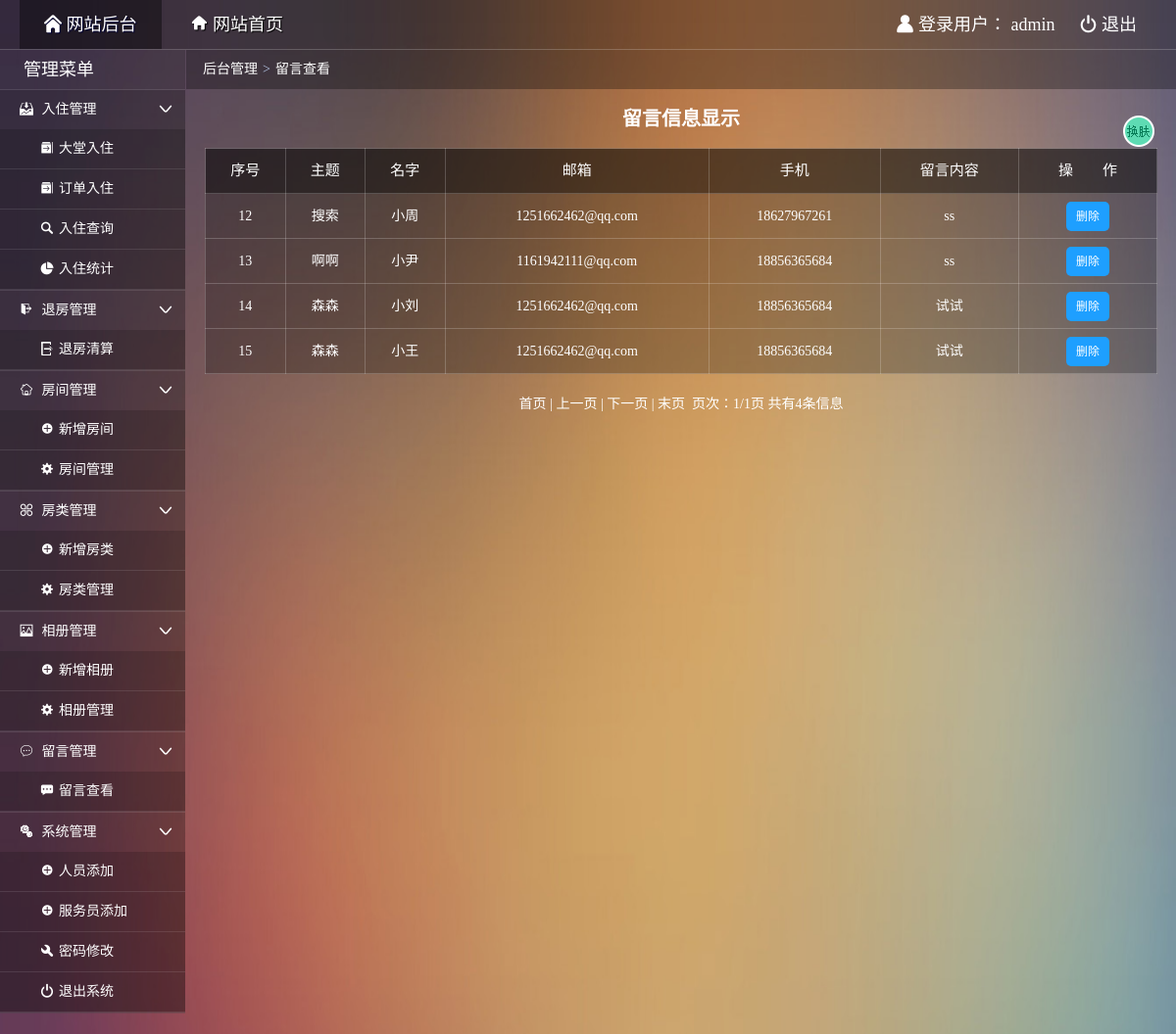
/admin/admin_message.php (signed in), run on the app's committed database.
### tables this page shows
CREATE TABLE IF NOT EXISTS `message` (
  `ms_id` int(4) NOT NULL auto_increment COMMENT '序号',
  `title` varchar(30) NOT NULL COMMENT '主题',
  `name` varchar(10) NOT NULL COMMENT '名字',
  `mailbox` varchar(50) NOT NULL COMMENT '邮箱',
  `phone` char(11) NOT NULL COMMENT '手机',
  `content` varchar(240) NOT NULL COMMENT '留言内容',
  PRIMARY KEY  (`ms_id`)
);

### admin/admin_message.php (the view, shortened to what this page needs)
<!doctype html>
<html>
<head>
  <link rel="stylesheet" type="text/css" href="css/common.css"/>
  <link rel="stylesheet" type="text/css" href="css/main.css"/>
</head>
<body>
  <div class="topbar-wrap white">
    <div class="topbar-inner clearfix">
      <div class="topbar-logo-wrap clearfix">
        <ul class="navbar-list clearfix">
          <li><a class="on" href="admin_index.php"><i class="icon-font">&#xe622;</i> 网站后台</a></li>
          <li><a href="../index.php" target="_blank"><i class="icon-font">&#xe681;</i> 网站首页</a></li>
        </ul>
      </div>
      <div class="top-info-wrap">
        <ul class="top-info-list clearfix">
          <li><i class="icon-font">&#xe607;</i> 登录用户：
            <?php
            if($_SESSION["aname"]){
              echo $_SESSION["aname"];
            }else{
              header("location:index.php");
              exit;
            }
            ?>
            </li>
          <li><a href="admin_logout.php"><i class="icon-font">&#xe638;</i> 退出</a></li>
        </ul>
      </div>
    </div>
  </div>
  <div class="container clearfix">
    <div class="main-wrap">
      <div class="crumb-wrap">
        <div class="crumb-list"><i class="icon-font"></i><a href="admin_index.php">后台管理</a><span class="crumb-step">&gt;</span><span class="crumb-name">留言查看</span></div>
      </div>
      <div class="search-wrap">留言信息显示</div>
      <div class="result-wrap">
        <div class="result-content">
          <table class="result-tab" width="100%">
            <tr>
              <th class="tc">序号</th>
              <th class="tc">主题</th>
              <th class="tc">名字</th>
              <th class="tc">邮箱</th>
              <th class="tc">手机</th>
              <th class="tc">留言内容</th>
              <th class="tc">操&emsp;&emsp;作</th>
            </tr>
            <?php
              require("../dbconnect.php");
              $pagesize = 10;
              $sql = "select * from message";
              $rs=mysqli_query($db_link,$sql);
              $recordcount=mysqli_num_rows($rs);
              $pagecount=($recordcount-1)/$pagesize+1;
              $pagecount=(int)$pagecount;
              $pageno=@$_GET["pageno"];
              if($pageno=="")
              {
                  $pageno=1;
              }
              $startno=($pageno-1)*$pagesize;
              $sql="select * from message order by ms_id asc limit $startno,$pagesize";
              $rs=mysqli_query($db_link,$sql);
              while($rows=mysqli_fetch_assoc($rs))
              {  ?>
                <tr>
                <td class='tc'><?php echo $rows["ms_id"] ?></td>
                <td class='tc'><?php echo $rows["title"] ?></td>
                <td class='tc'><?php echo $rows["name"] ?></td>
                <td class='tc'><?php echo $rows["mailbox"] ?></td>
                <td class='tc'><?php echo $rows["phone"] ?></td>
                <td class='tc'><?php echo $rows["content"] ?></td>
                <td class='tc'>
                <a href='delete.php?msid=<?php echo $rows["ms_id"] ?>'  class='link-update'>删除</a>
                </td>
                </tr>
            <?php } ?>
          </table>
          <div class="list-page">
      <?php
        if($pageno==1)
        {
          if($recordcount>$pagesize){
            echo "首页 | 上一页 | <a href='?pageno=".($pageno+1)."'>下一页</a> | <a href='?pageno=".$pagecount."'>末页</a>";
          }else{
            echo "首页 | 上一页 | 下一页 | 末页";
          }
        }
        echo "&nbsp;&nbsp;页次：".$pageno."/".$pagecount."页&nbsp;共有".$recordcount."条信息";
      ?>
  </div>
        </div>
      </div>
    </div>
  </div>
</body>
</html>

### admin/css/common.css (style rules this page uses)
html { height:100%; }
body { width:100%;font:14px/1.5 '微软雅黑';word-wrap:break-word;word-break:break-all;-webkit-text-size-adjust:none;background-color: #54364a;background-repeat: no-repeat;background-size:100% 200%;color:#fff; }
body,dl,dd,h1,h2,h3,h4,h5,h6,p,form,ul,ol,blockquote { margin:0 }
table { border-collapse:collapse;border-spacing:0 }
em,i,cite,blockquote { font-style:normal }
ul,ol,li { list-style:none outside;padding:0 }
h1,h2,h3,h4,h5,h6 { font-size:100% }
a { color:#fff;text-decoration:none;outline:0 }
.tc { text-align:center; }
.clearfix:after { content:".";display:block;height:0;clear:both;visibility:hidden; }
.clearfix { *height:1%; }
.white,.white a:link,.white a:visited { color:#fff; }
.icon-font { font-family:'iconfont'; speak:none; font-weight:400; font-style:normal; font-variant:normal; text-transform:none; line-height:1; -webkit-font-smoothing:antialiased; }
.topbar-wrap { height:50px;line-height:50px;background:rgba(0, 0, 0, 0.3);border-bottom: 1px solid rgba(255, 255, 255, 0.2); }
.topbar-logo-wrap { float:left; }
.topbar-inner { font-size:18px;padding:0 20px; }
.navbar-list { float:left; }
.top-info-wrap { float:right; }
.navbar-list li { float:left; }
.navbar-list li a { float:left;margin-right:5px;padding:0 25px;text-shadow:1px 1px 1px #000; }
.navbar-list li a.on { color:#fff;text-shadow:1px 1px 1px #003;background:rgba(0,0,0,0.4); }
.top-info-list li { float:left; }
.top-info-list li a { float:left;margin-left:5px;padding:0 20px;display:inline;zoom:1; }
.list-page { padding:20px 0;text-align:center; }

### admin/css/main.css (style rules this page uses)
.sidebar-wrap { float: left;width: 189px;background: rgba(0, 0, 0, 0.20); }
.main-wrap { margin-left: 190px;min-height:100%; }
.sidebar-title { border-bottom: 1px solid rgba(255, 255, 255, 0.1);height: 40px;line-height: 40px;text-indent:1em;font-size: 24px;text-align: left; }
.sidebar-title h1 { font-weight: normal;font-size:18px; }
.sidebar-list li { background-color: rgba(0, 0, 0, 0.1);border-bottom: 1px solid rgba(255, 255, 255, 0.1); }
.sidebar-list li .icon-font { margin-right: 5px;color: #fff;font-size: 14px; }
.sidebar-list li a { padding: 0 15px 0 20px;display: block;color:#fff;height: 40px;line-height: 40px;position: relative; }
.sub-menu { background:rgba(0, 0, 0, 0.15); }
.sub-menu li { padding-left: 21px;background-color: rgba(0, 0, 0, 0.01);border-bottom: 1px solid rgba(255, 255, 255, 0.1); }
.sub-menu .icon-font { font-size: 11px; }
.crumb-wrap { height: 40px;line-height: 39px;background: rgba(0,0,0,0.3); }
.crumb-list { padding-left: 12px; }
.crumb-step { margin: 0 5px;color: #b2c2e0;font-family: serif; }
.search-wrap { padding: 15px 0;border-bottom: 1px solid #e5e5e5; }
.result-wrap { padding:0 19px; }
.result-tab { border-collapse:collapse;background-color: rgba(0,0,0,0.25); }
.result-tab th { font-weight: normal;font-size: 15px;background:rgba(0,0,0,0.4); }
.result-tab th,.result-tab td { padding:5px;border:1px solid rgba(255,255,255,0.2); }
.result-tab tr { line-height:35px;transition:all,.3s,ease; }
.result-tab .tc { text-align: center; }
.tc>a { background-color: #1E9FFF; display: inline-block; text-align: center; height: 30px; line-height: 30px; padding: 0 10px 0; border-radius: 5px; font-size: 12px; }
.search-wrap { font-weight: 700;padding: 15px 0 15px;color:#fff;text-align:center;font-size:20px;border:none; }
.icon { position: absolute; right: 8px; top: 12px; }
.set-btn { width: 32px;height: 32px;cursor: pointer;position: fixed;right: 22px;top: 118px;overflow: hidden;background-image: url(../img/s1.png);animation:setbtn 4s linear 0s infinite; }

### data on the page
message: ms_id "12", title "搜索", name "小周", mailbox "1251662462@qq.com", phone "18627967261", content "ss"
message: ms_id "13", title "啊啊", name "小尹", mailbox "1161942111@qq.com", phone "18856365684", content "ss"
message: ms_id "14", title "森森", name "小刘", mailbox "1251662462@qq.com", phone "18856365684", content "试试"
message: ms_id "15", title "森森", name "小王", mailbox "1251662462@qq.com", phone "18856365684", content "试试"

### other printed values
$_SESSION["aname"] "admin"
$pageno "1"
$pagecount "1"
$recordcount "4"
